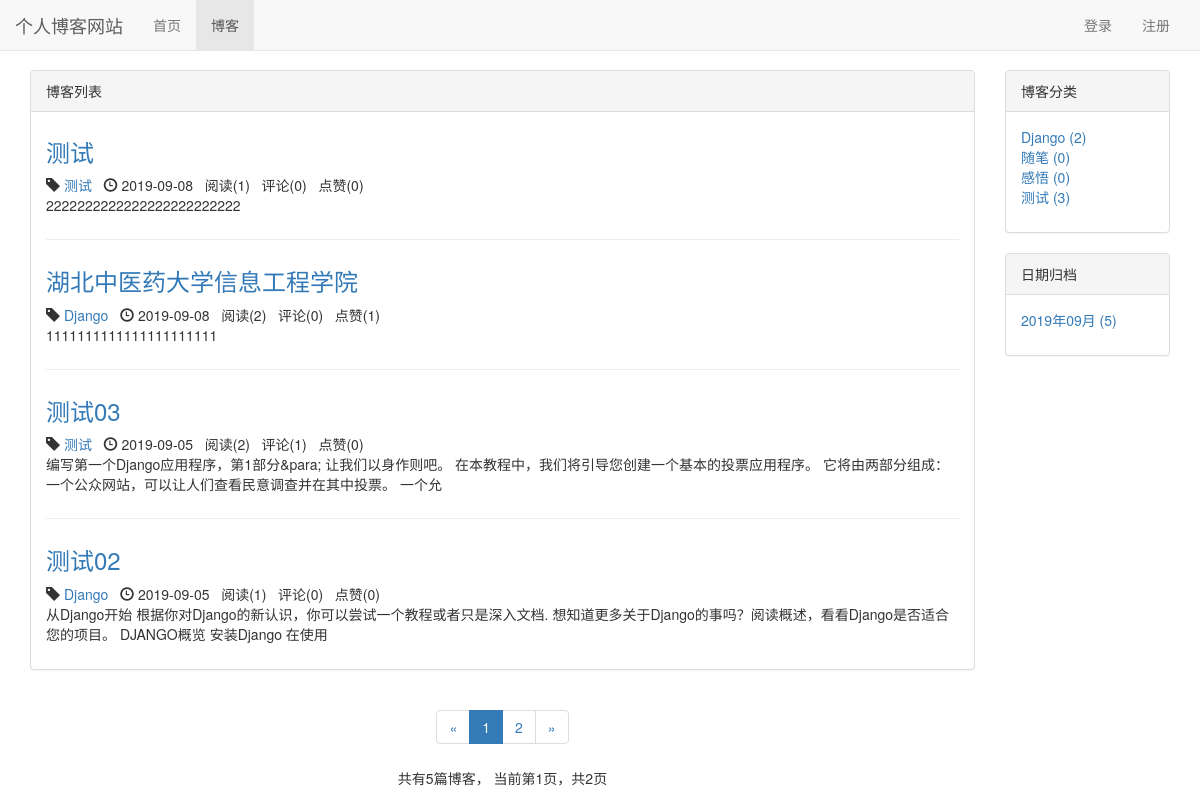
Screenshot of /blog/ with the database file from the repository.
### blog/models.py (models this page shows, shortened)
class Blog(models.Model, ReadNumExpandMethod):
    title = models.CharField(max_length=50)
    blog_type = models.ForeignKey(BlogType, on_delete=models.CASCADE)
    content = RichTextUploadingField()
    author = models.ForeignKey(User, on_delete=models.CASCADE)
    read_details = GenericRelation(ReadDetail)
    created_time = models.DateTimeField(auto_now_add=True)
    last_updated_time = models.DateTimeField(auto_now=True)
    class Meta:
        ordering = ['-created_time']

class BlogType(models.Model):
    type_name = models.CharField(max_length=15)
    def __str__(self):
        return self.type_name

### read_statistics/models.py (models this page shows)
class ReadNum(models.Model):
    read_num = models.IntegerField(default=0)
    content_type = models.ForeignKey(ContentType, on_delete=models.CASCADE)
    object_id = models.PositiveIntegerField()
    content_object = GenericForeignKey('content_type', 'object_id')

### likes/models.py (models this page shows)
class LikeCount(models.Model):
    content_type = models.ForeignKey(ContentType, on_delete=models.CASCADE)
    object_id = models.PositiveIntegerField()
    content_object = GenericForeignKey('content_type', 'object_id')
    liked_num = models.IntegerField(default=0)

### blog/views.py (the view)
# urls.py: path('', views.blog_list, name='blog_list'),
def blog_list(request):
    blogs_all_list = Blog.objects.all()
    context = get_blog_list_common_data(request, blogs_all_list)
    return render(request, 'blog/blog_list.html', context)

### comment/templatetags/comment_tags.py (called while the page is built)
@register.simple_tag
def get_comment_count(obj):
    content_type = ContentType.objects.get_for_model(obj)
    return Comment.objects.filter(content_type=content_type, object_id=obj.pk).count()

### likes/templatetags/likes_tags.py (called while the page is built)
@register.simple_tag
def get_like_count(obj):
    content_type = ContentType.objects.get_for_model(obj)
    like_count, created = LikeCount.objects.get_or_create(content_type=content_type, object_id=obj.pk)
    return like_count.liked_num

### read_statistics/models.py (called while the page is built)
    def get_read_num(self):
        try:
            ct = ContentType.objects.get_for_model(self)
            readnum = ReadNum.objects.get(content_type=ct, object_id=self.pk)
            return readnum.read_num
        except exceptions.ObjectDoesNotExist:
            return 0

### user/context_processors.py (called while the page is built)
def login_modal_form(request):
    return {'login_modal_form': LoginForm()}

### blog/templates/blog/blog_list.html (shortened to what this page needs)
{% extends 'base.html' %}
{% block nav_blog_active %}active{% endblock %}
{% load staticfiles %}
{% load comment_tags %}
{% load likes_tags %}
{% block header_extends %}
    <link rel="stylesheet" href="{% static 'blog/blog.css' %}">
{% endblock %}
{% block content %}
    <div class="container">
        <div class="row">
            <div class="col-xs-12 col-sm-8 col-md-9 col-lg-10">
                <div class="panel panel-default">
                    <div class="panel-heading">{% block blog_list_title %}博客列表{% endblock %}</div>
                    <div class="panel-body">
                        {% for blog in blogs %}
                            <div class="blog">
                                <h3><a href="{% url 'blog_detail' blog.pk %}">{{ blog.title }}</a></h3>
                                <p class="blog-info">
                                    <span class="glyphicon glyphicon-tag"></span> <a href="{% url 'blogs_with_type' blog.blog_type.pk %}">{{ blog.blog_type }}</a>&nbsp;&nbsp;
                                    <span class="glyphicon glyphicon-time"></span> {{ blog.created_time|date:"Y-m-d" }}&nbsp;&nbsp;
                                    阅读({{ blog.get_read_num }})&nbsp;&nbsp;
                                    评论({% get_comment_count blog %})&nbsp;&nbsp;
                                    点赞({% get_like_count blog %})
                                </p>
                                <p>{{ blog.content|striptags|truncatechars:120 }}</p>
                            </div>
                        {% empty %}
                            <div class="blog">
                                <h3>暂无博客，敬请期待</h3>
                            </div>
                        {% endfor %}
                    </div>
                </div>
                <div class="paginator">
                    <ul class="pagination">
                        <li>
                            {% if page_of_blogs.has_previous %}
                                <a href="?page={{ page_of_blogs.previous_page_number }}" aria-label="Previous">
                                    <span aria-hidden="true">&laquo;</span>
                                </a>
                            {% else %}
                                <span aria-hidden="true">&laquo;</span>
                            {% endif %}
                        </li>
                        {% for page_num in page_range %}
                            {% if page_num == page_of_blogs.number %}
                                <li class="active"><span>{{ page_num }}</span></li>
                            {% else %}
                                {% if page_num == '...' %}
                                    <li><span>{{ page_num }}</span></li>
                                {% else %}
                                    <li><a href="?page={{ page_num }}">{{ page_num }}</a></li>
                                {% endif %}
                            {% endif %}
                        {% endfor %}
                        <li>
                            {% if page_of_blogs.has_next %}
                                <a href="?page={{ page_of_blogs.next_page_number }}" aria-label="Next">
                                    <span aria-hidden="true">&raquo;</span>
                                </a>
                            {% else %}
                                <span aria-hidden="true">&raquo;</span>
                            {% endif %}
                        </li>
                    </ul>
                    <p>
                        共有{{ page_of_blogs.paginator.count }}篇博客，
                        当前第{{ page_of_blogs.number }}页，共{{ page_of_blogs.paginator.num_pages }}页
                    </p>
                </div>
            </div>
            <div class="hidden-xs col-sm-4 col-md-3 col-lg-2">
                <div class="panel panel-default">
                    <div class="panel-heading">博客分类</div>
                    <div class="panel-body">
                        <ul class="blog-types">
                            {% for blog_type in blog_types %}
                                <li>
                                    <a href="{% url 'blogs_with_type' blog_type.pk %}">
                                        {{ blog_type.type_name }} ({{ blog_type.blog_count }})
                                    </a>
                                </li>
                            {% empty %}
                                <li>暂无分类</li>
                            {% endfor %}
                        </ul>
                    </div>
                </div>
                <div class="panel panel-default">
                    <div class="panel-heading">日期归档</div>
                    <div class="panel-body">
                        <ul>
                            {% for blog_date, blog_count in blog_dates.items %}
                                <li>
                                    <a href="{% url 'blogs_with_date' blog_date.year blog_date.month %}">
                                        {{ blog_date|date:"Y年m月" }} ({{ blog_count }})
                                    </a>
                                </li>
                            {% endfor %}
                        </ul>
                    </div>
                </div>
            </div>
        </div>
    </div>
{% endblock %}

### templates/base.html (shortened to what this page needs)
{% load staticfiles %}
<!DOCTYPE html>
<html lang="zh-CN">
<head>
    <link rel="stylesheet" href="{% static 'base.css' %}">
    <link rel="stylesheet" href="{% static 'bootstrap-3.3.7/css/bootstrap.min.css' %}">
    {% block header_extends %}{% endblock %}
</head>
<body>
    <div class="navbar navbar-default navbar-fixed-top" role="navigation">
        <div class="container-fluid">
            <div class="navbar-header">
                <a class="navbar-brand" href="{% url 'home' %}">个人博客网站</a>
            </div>
            <div id="navbar-collapse" class="collapse navbar-collapse">
                <ul class="nav navbar-nav">
                    <li class="{% block nav_home_active %}{% endblock %}">
                        <a href="{% url 'home' %}">首页</a>
                    </li>
                    <li class="{% block nav_blog_active %}{% endblock %}">
                        <a href="{% url 'blog_list' %}">博客</a>
                    </li>
                </ul>
                <ul class="nav navbar-nav navbar-right">
                    {% if not user.is_authenticated %}
                        <li>
                            <a href="{% url 'login' %}?from={{ request.get_full_path }}">登录</a>
                        </li>
                        <li>
                            <a href="{% url 'register' %}?from={{ request.get_full_path }}">注册</a>
                        </li>
                    {% endif %}
                </ul>
            </div>
        </div>
    </div>
    {% block content %}{% endblock %}
</body>
</html>

### static/base.css (style rules this page uses)
* { margin: 0; padding: 0; }
body { margin-top: 70px!important; }
ul { list-style-type: none!important; }
ul.navbar-right { margin-right: 0; }

### blog/static/blog/blog.css (style rules this page uses)
ul.blog-types { list-style-type: none; }
div.blog:not(:last-child) { margin-bottom: 2em; padding-bottom: 1em; border-bottom: 1px solid #eee; }
div.blog h3 { margin-top: 0.5em; }
div.blog p.blog-info { margin-bottom: 0; }
div.paginator { text-align: center; }

### rows the page displays
Blog: title "测试", blog_type "测试", created_time "2019-09-08", get_read_num "1", id "0", id.liked_num "0", content "2222222222222222222222222"
Blog: title "湖北中医药大学信息工程学院", blog_type "Django", created_time "2019-09-08", get_read_num "2", id "0", id.liked_num "1", content "1111111111111111111111"
Blog: title "测试03", blog_type "测试", created_time "2019-09-05", get_read_num "2", id "1", id.liked_num "0", content "编写第一个Django应用程序，第1部分&para; 让我们以身作则吧。 在本教程中，我们将引导您创建一个基本的投票应用程序。 它将由两部分组成： 一个公众网站，可以让人们查看民意调查并在其中投票。 一个允"
Blog: title "测试02", blog_type "Django", created_time "2019-09-05", get_read_num "1", id "0", id.liked_num "0", content "从Django开始 根据你对Django的新认识，你可以尝试一个教程或者只是深入文档. 想知道更多关于Django的事吗？阅读概述，看看Django是否适合您的项目。 DJANGO概览 安装Django 在使用"
BlogType: type_name "Django", blog_count "2"
BlogType: type_name "随笔", blog_count "0"
BlogType: type_name "感悟", blog_count "0"
BlogType: type_name "测试", blog_count "3"

### other values shown
{{ page_num }} "1"
{{ page_num }} "2"
{{ page_of_blogs.paginator.count }} "5"
{{ page_of_blogs.number }} "1"
{{ page_of_blogs.paginator.num_pages }} "2"
{{ blog_date|date:"Y年m月" }} "2019年09月"
{{ blog_count }} "5"
